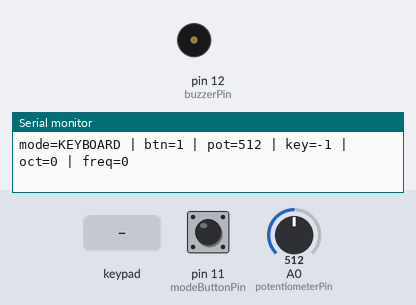
Bench run of a program on a simulated Arduino Uno, built with avr-gcc and run on an emulated ATmega328P. On the bench: buzzer (waves = sounding), the last lines printed to the serial monitor. Wiring (inferred from the names in the program): 4×4 keypad with keys 1 2 3 A 4 5 6 B 7 8 9 C * 0 # D (labels assumed): rows pin 5, pin 6, pin 7, pin 9; columns pin 2, pin 3, pin 4, pin 8. The inputs (shaded band) are chosen by the test bench; at power-on: pin 11 (modeButtonPin) HIGH, A0 (potentiometerPin) = 512.

Above: at 2.5 s.
2.6 s: keypad keys 2 3 4 8 pressed 0.4 s apart
At 2.69 s:
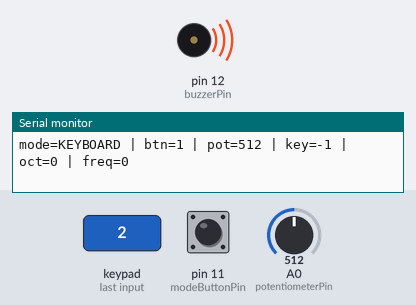
5.7 s: pin 11 (modeButtonPin) pulled LOW for 0.15 s
At 6.3 s:
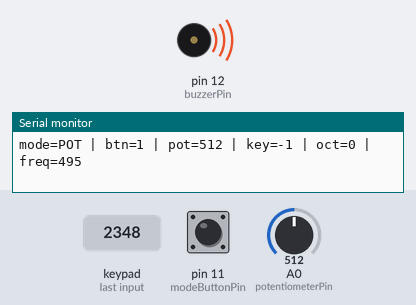
7.6 s: pin 11 (modeButtonPin) pulled LOW for 1 s
At 8.0 s:
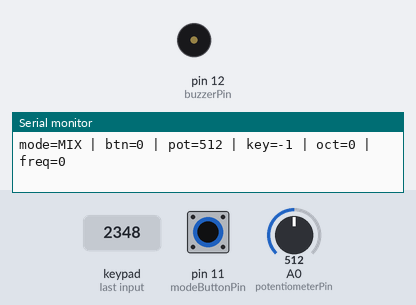
Timing chart, 0 to 10.6 s (numbered marks = the images above; inputs shaded):
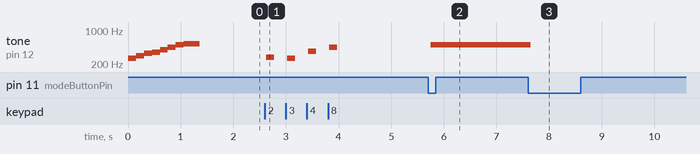

The program:

main.cpp
```cpp
#include <Arduino.h>

// ============================================================================
//  ARDUINO SYNTHESIZER (PlatformIO) - 4x4 button matrix - 3 MODES
// ----------------------------------------------------------------------------
//  Operating modes (the button on D11 CYCLES through them on every press):
//    Order: PIANO -> POTENTIOMETER -> MIX -> PIANO ...
//    0 = PIANO/KEYBOARD : the 4x4 matrix plays notes; buttons 13..16 = octaves
//    1 = POTENTIOMETER  : the pot (A0) directly controls the beep frequency
//    2 = MIX            : matrix plays the note + pot does "pitch bend" by
//                        semitones (the pot does NOT change octaves, it raises
//                        the note one half-tone at a time; e.g. the C key
//                        becomes C#, D, ...)
//
//  4x4 matrix wiring:
//    Columns: C1 -> D2 | C2 -> D3 | C3 -> D4 | C4 -> D8
//    Rows   : R1 -> D5 | R2 -> D6 | R3 -> D7 | R4 -> D9
//
//  Matrix index map (rowIndex * 4 + columnIndex) - PHYSICAL order:
//
//         C1(D2)  C2(D3)  C3(D4)  C4(D8)
//  R1(D5)  D4      C#4     C4      D#4      (indices 0..3)
//  R2(D6)  F#4     F4      E4      G4       (indices 4..7)
//  R3(D7)  A#4     A4      G#4     B4       (indices 8..11)
//  R4(D9)  oct1    oct2    oct3    oct4     (indices 12..15 = octaves)
//
//    - Indices 0..11 : 12 notes in the physical order of the buttons
//    - Indices 12..15: 4 octave buttons (KEYBOARD and MIX modes)
// ============================================================================

constexpr uint8_t columnPins[] = {2, 3, 4, 8};
constexpr uint8_t rowPins[] = {5, 6, 7, 9};
constexpr uint8_t NUM_COLS = 4;
constexpr uint8_t NUM_ROWS = 4;

constexpr uint8_t buzzerPin = 12;
constexpr uint8_t modeButtonPin = 11;
constexpr uint8_t potentiometerPin = A0;
constexpr unsigned long debounceMs = 25;

// Frequencies in the PHYSICAL order of the matrix buttons (indices 0..11),
// according to the real keyboard layout:
//   D4   C#4  C4   D#4  F#4  F4   E4   G4   A#4  A4   G#4  B4
constexpr uint16_t noteFrequencies[] = {
    294, 277, 262, 311, 370, 349,
    330, 392, 466, 440, 415, 494
};
constexpr uint8_t NUM_NOTES = sizeof(noteFrequencies) / sizeof(noteFrequencies[0]);

// MIX mode table: all 16 buttons are notes (0..15), continuing the chromatic
// sequence after the B (index 11). This mode has NO octave buttons.
//   idx 12=C5  13=C#5  14=D5  15=D#5  (the pot does the "pitch bend" by semitones)
constexpr uint16_t mixFrequencies[16] = {
    294, 277, 262, 311, 370, 349, 330, 392,   // 0..7  (D4 C#4 C4 D#4 F#4 F4 E4 G4)
    466, 440, 415, 494, 523, 554, 587, 622    // 8..15 (A#4 A4 G#4 B4 C5 C#5 D5 D#5)
};
constexpr uint8_t NUM_MIX_NOTES = 16;

// Maps the PHYSICAL index of the matrix (how it was wired) to the LOGICAL button
// number (index 0 = button 1). The last row is physically inverted:
//   [1] [2] [3] [4]      R1
//   [5] [6] [7] [8]      R2
//   [9] [10][11][12]     R3
//   [15][14][13][16]     R4  <- inverted
// Physical index 12->button15, 13->14, 14->13, 15->16.
constexpr uint8_t physicalToLogical[16] = {
    0, 1, 2, 3, 4, 5, 6, 7,
    8, 9, 10, 11, 14, 13, 12, 15
};

// 4 octave buttons: indices 12, 13, 14 and 15 of the matrix (buttons 13..16).
// Shift as a power of 2: x1, x2, x4, x8 ("full" octaves, audible range).
constexpr uint8_t firstOctaveKey = 12;
constexpr uint8_t NUM_OCTAVES = 4;
constexpr int8_t octaveShifts[NUM_OCTAVES] = {0, 1, 2, 3};

// ----- Modes (the D11 button cycles through them in this order) -----
// Cycle order: PIANO -> POTENTIOMETER -> MIX -> PIANO ...
constexpr uint8_t MODE_KEYBOARD = 0;
constexpr uint8_t MODE_POT = 1;
constexpr uint8_t MODE_MIX = 2;
constexpr uint8_t NUM_MODES = 3;

// MIX mode pitch bend: the pot adds from 0 to PITCH_MAX_SEMITONES half-tones
// to the chosen note (each semitone = frequency x 2^(1/12)).
constexpr uint8_t PITCH_MAX_SEMITONES = 24;
float pitchBendTable[PITCH_MAX_SEMITONES + 1];

int currentMode = MODE_KEYBOARD;  // starts in PIANO (KEYBOARD) mode
int currentOctave = 0;  // 0..3, set by the octave buttons (KEYBOARD/MIX modes)
bool modeButtonRaw = HIGH;
bool modeButtonStable = HIGH;
int rawKey = -1;
int stableKey = -1;
int previousStableKey = -1;
unsigned long modeButtonChangedAt = 0;
unsigned long keyChangedAt = 0;
uint16_t lastToneFrequency = 0;
unsigned long lastDebugAt = 0;

int readMatrixKey() {
    for (uint8_t rowIndex = 0; rowIndex < NUM_ROWS; ++rowIndex) {
        digitalWrite(rowPins[rowIndex], LOW);
        delayMicroseconds(10);  // let the row settle before reading

        int found = -1;
        for (uint8_t columnIndex = 0; columnIndex < NUM_COLS; ++columnIndex) {
            if (digitalRead(columnPins[columnIndex]) == LOW) {
                found = rowIndex * NUM_COLS + columnIndex;
                break;
            }
        }

        if (found >= 0) {
            // Confirmation: read the SAME column again with the row still LOW,
            // to discard false readings caused by noise.
            delayMicroseconds(20);
            uint8_t col = found % NUM_COLS;
            if (digitalRead(columnPins[col]) == LOW) {
                digitalWrite(rowPins[rowIndex], HIGH);
                return found;
            }
        }

        digitalWrite(rowPins[rowIndex], HIGH);
    }

    return -1;
}

void setTone(uint16_t frequency) {
    if (frequency == 0) {
        if (lastToneFrequency != 0) {
            noTone(buzzerPin);
            lastToneFrequency = 0;
        }
        return;
    }

    if (frequency != lastToneFrequency) {
        tone(buzzerPin, frequency);
        lastToneFrequency = frequency;
    }
}

int readSmoothedPotentiometer() {
    // Averages several readings to remove the noise ("hiss") from A0.
    // 20 samples x ~1ms = ~20ms ~= 1 mains cycle (50/60Hz),
    // which helps cancel the interference from the power outlet.
    long sum = 0;
    const uint8_t samples = 20;
    for (uint8_t i = 0; i < samples; ++i) {
        sum += analogRead(potentiometerPin);
        delay(1);
    }
    return (int)(sum / samples);
}

void playStartupJingle() {
    // Startup jingle: Do Re Mi Fa Sol La Si Do (major scale).
    static const uint16_t scale[] = {262, 294, 330, 349, 392, 440, 494, 523};
    static const uint16_t durations[] = {150, 150, 150, 150, 150, 150, 150, 300};

    for (uint8_t i = 0; i < 8; ++i) {
        tone(buzzerPin, scale[i]);
        delay(durations[i]);
    }
    noTone(buzzerPin);
}

void setup() {
    Serial.begin(115200);
    // Pre-computes the pitch bend table: each semitone = frequency x 2^(1/12).
    for (uint8_t i = 0; i <= PITCH_MAX_SEMITONES; ++i) {
        pitchBendTable[i] = pow(2.0, (double)i / 12.0);
    }

    Serial.println(F("Synthesizer started (4x4 matrix). Mode: PIANO (KEYBOARD)"));
    pinMode(buzzerPin, OUTPUT);
    pinMode(modeButtonPin, INPUT_PULLUP);

    for (uint8_t columnIndex = 0; columnIndex < NUM_COLS; ++columnIndex) {
        pinMode(columnPins[columnIndex], INPUT_PULLUP);
    }

    for (uint8_t rowIndex = 0; rowIndex < NUM_ROWS; ++rowIndex) {
        pinMode(rowPins[rowIndex], OUTPUT);
        digitalWrite(rowPins[rowIndex], HIGH);
    }

    // Plays the "Do Re Mi Fa Sol La Si Do" jingle to signal it has started.
    playStartupJingle();
}

void loop() {
    unsigned long now = millis();

    // ----- Mode button: CYCLES through the 3 modes on every press -----
    bool currentModeButton = digitalRead(modeButtonPin);
    if (currentModeButton != modeButtonRaw) {
        modeButtonRaw = currentModeButton;
        modeButtonChangedAt = now;
    }

    if (now - modeButtonChangedAt >= debounceMs &&
        currentModeButton != modeButtonStable) {
        modeButtonStable = currentModeButton;
        if (modeButtonStable == LOW) {
            currentMode = (currentMode + 1) % NUM_MODES;
            setTone(0);
        }
    }

    uint16_t frequency = 0;

    if (currentMode == MODE_POT) {
        // POTENTIOMETER mode: the pot directly controls the beep frequency.
        int potentiometerValue = readSmoothedPotentiometer();
        frequency = map(potentiometerValue, 0, 1023, 110, 880);
    } else {
        // PIANO and MIX modes: read the button matrix.
        int currentKey = readMatrixKey();
        if (currentKey != rawKey) {
            rawKey = currentKey;
            keyChangedAt = now;
        }

        if (now - keyChangedAt >= debounceMs && currentKey != stableKey) {
            previousStableKey = stableKey;
            stableKey = currentKey;  // stays in the PHYSICAL domain for debounce
        }

        // LOGICAL index of the button (corrects the inverted last row).
        int logicalKey = (stableKey >= 0) ? physicalToLogical[stableKey] : -1;
        int previousLogicalKey =
            (previousStableKey >= 0) ? physicalToLogical[previousStableKey] : -1;

        // Only in PIANO mode: buttons 13..16 (logical 12..15) = octaves.
        // (in MIX mode these buttons are notes, they do not change octave)
        if (currentMode == MODE_KEYBOARD &&
            logicalKey >= firstOctaveKey &&
            logicalKey < firstOctaveKey + NUM_OCTAVES &&
            previousLogicalKey < firstOctaveKey) {
            currentOctave = logicalKey - firstOctaveKey;
        }

        if (currentMode == MODE_MIX) {
            // MIX mode: all 16 buttons are notes (0..15) and the pot pitch bends.
            if (logicalKey >= 0 && logicalKey < NUM_MIX_NOTES) {
                uint16_t base = mixFrequencies[logicalKey];
                int potValue = readSmoothedPotentiometer();
                int pitchShift = map(potValue, 0, 1023, 0, PITCH_MAX_SEMITONES);
                frequency = (uint16_t)(base * pitchBendTable[pitchShift] + 0.5);
            }
        } else {
            // PIANO mode: buttons 0..11 are notes; 12..15 are the octaves.
            if (logicalKey >= 0 && logicalKey < firstOctaveKey) {
                uint8_t noteIndex = logicalKey % NUM_NOTES;
                int shift = octaveShifts[currentOctave];
                uint16_t base;
                if (shift >= 0) {
                    base = noteFrequencies[noteIndex] << shift;
                } else {
                    base = noteFrequencies[noteIndex] >> (-shift);
                }
                frequency = base;
            }
        }
    }

    setTone(frequency);

    if (now - lastDebugAt >= 250) {
        lastDebugAt = now;
        Serial.print(F("mode="));
        if (currentMode == MODE_POT) Serial.print(F("POT"));
        else if (currentMode == MODE_KEYBOARD) Serial.print(F("KEYBOARD"));
        else Serial.print(F("MIX"));
        Serial.print(F(" | btn="));
        Serial.print(modeButtonStable);
        Serial.print(F(" | pot="));
        Serial.print(analogRead(potentiometerPin));
        Serial.print(F(" | key="));
        Serial.print(stableKey);
        Serial.print(F(" | oct="));
        Serial.print(currentOctave);
        Serial.print(F(" | freq="));
        Serial.println(frequency);
    }
}
```

Measured:
- after the input at 2.6 s, tone on pin 12 (buzzerPin): plays 277 Hz for 0.15 s, 262 Hz for 0.15 s, 370 Hz for 0.15 s, 440 Hz for 0.15 s, starting at once
- after the input at 5.7 s, tone on pin 12 (buzzerPin): silent → 495 Hz after 0.05 s
- after the input at 7.6 s, tone on pin 12 (buzzerPin): 495 Hz → silent after 0.05 s
